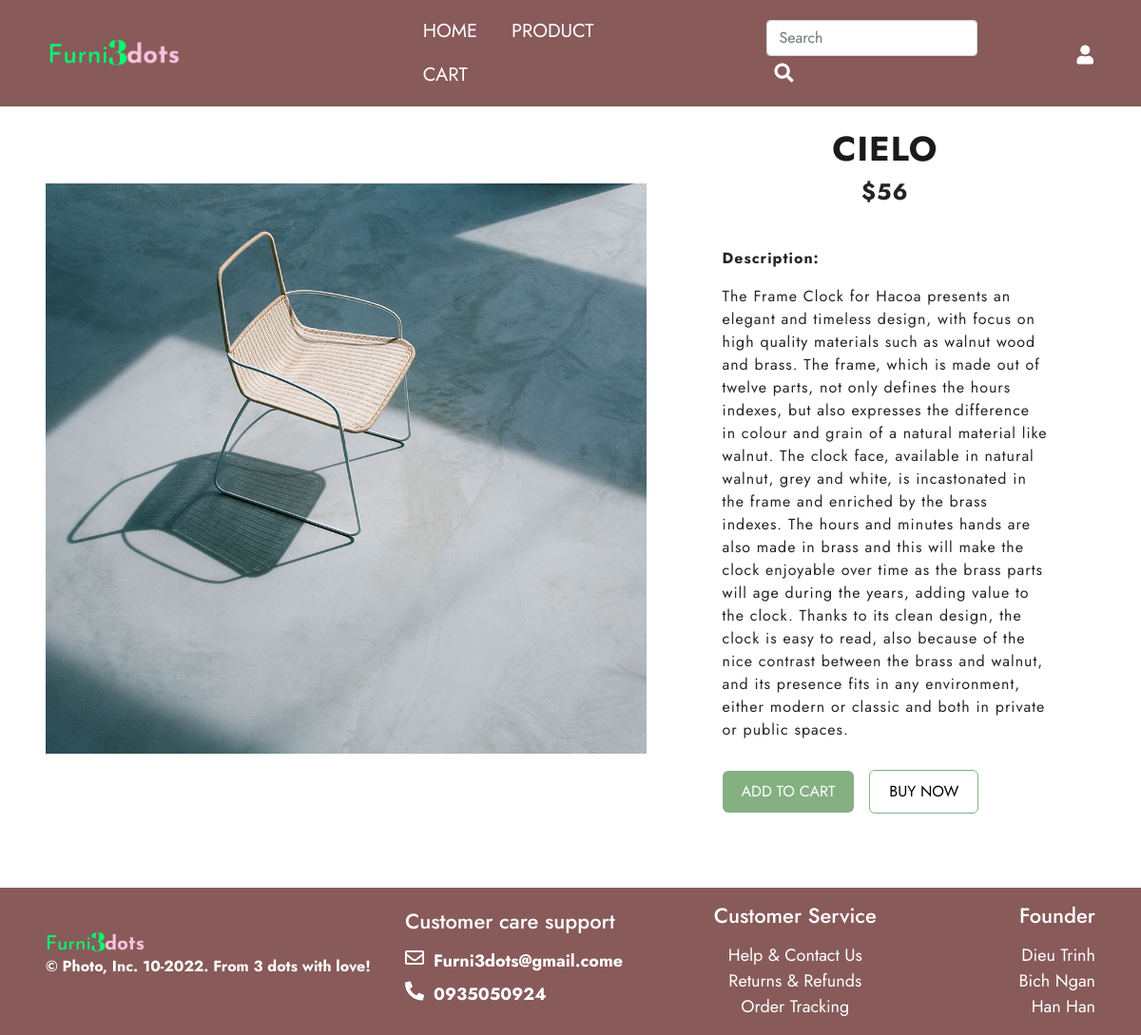
The page /Views/users/product.php?productid=3 on the database its author committed.
### tables this page shows
CREATE TABLE `tbl_products` (
  `pro_id` int(11) NOT NULL,
  `pro_name` varchar(100) NOT NULL,
  `pro_des` text NOT NULL,
  `price` int(11) NOT NULL,
  `pic` varchar(100) DEFAULT NULL,
  `cat_id` int(11) DEFAULT NULL,
  `status` int(11) NOT NULL
);

### Views/users/product.php (called while the page is built)
<?php
include($_SERVER['DOCUMENT_ROOT'] . "/do-an-web/do-an-web-php/Controllers/ProductController.php");
$controller = new ProductController();
$controller->invoke();

### Modules/db_module.php (called while the page is built, shortened)
<?php
function chayTruyVanTraVeDL($link, $q)
{
	$result = mysqli_query($link, $q);
	return $result;
}

### Models/ProductModel.php (called while the page is built, shortened)
<?php
require_once($_SERVER['DOCUMENT_ROOT'] . "/do-an-web/do-an-web-php/Classes/Product.php");
require_once($_SERVER['DOCUMENT_ROOT'] . "/do-an-web/do-an-web-php/Modules/db_module.php");
class ProductModel
{
    public function getProductList()
    {
        $link = null;
        $result = chayTruyVanTraVeDL($link, "SELECT * FROM tbl_products WHERE status = 0");
        $data = array();
        while ($rows = mysqli_fetch_assoc($result)) {
            $product = new Product($rows["pro_id"], $rows["pro_name"], $rows["pro_des"], $rows["price"], $rows["pic"], $rows["cat_id"], $rows["status"]);
            array_push($data, $product);
        }
        return $data;
    }
    public function getProduct($id)
    {
        $allproducts = $this->getProductList();
        foreach ($allproducts as $product)
            if ($product->getId() === $id)
                return $product;
        return null;
    }
}

### Classes/Product.php (called while the page is built, shortened)
<?php
class Product
{
    private $id;
    private $name;
    private $description;
    private $price;
    private $image;
    public function getId()
    {
        return $this->id;
    }
    public function getName()
    {
        return $this->name;
    }
    public function getDescription()
    {
        return $this->description;
    }
    public function getPrice()
    {
        return $this->price;
    }
    public function getImage()
    {
        return $this->image;
    }
    public function __construct($id, $name, $description, $price, $image, $idloaisp, $status)
    {
        $this->id = $id;
        $this->name = $name;
        $this->description = $description;
        $this->price = $price;
        $this->image = $image;
    }
}

### Views/users/viewproduct.php (the view, shortened to what this page needs)
<!DOCTYPE html>
<html lang="en">
<head>
    <link rel="stylesheet" href="../../Public/CSS/productdetail.css">
    <link rel="stylesheet" href="https://cdn.jsdelivr.net/npm/bootstrap@4.6.2/dist/css/bootstrap.min.css">
    <link rel="stylesheet" href="owlcarousel/assets/owl.carousel.min.css">
    <link rel="stylesheet" href="owlcarousel/assets/owl.theme.default.min.css">
    <link rel="stylesheet" href="https://cdnjs.cloudflare.com/ajax/libs/font-awesome/5.15.4/css/all.min.css" />
</head>
<body>
    <?php
    include($_SERVER['DOCUMENT_ROOT'] . "/do-an-web/do-an-web-php/Views/blocks/header.php");
    ?>
    <div class="container-fluid px-5 viewproduct">
        <form action="../../Controllers/CartController.php" method="post">
            <div class="row">
                <div class="col-7 left">
                    <?php
                    echo "<div class='item-img'>
                     <img src='../../Assets/img/" . $product->getImage() . "'>
                </div>"
                    ?>
                </div>
                <div class="col-5 right">
                    <div id='content_border'>
                        <?php
                        echo "<div class='name'><p id='pro_name'>" . $product->getName() . "</p></div>";
                        echo "<div class='price'><p>$" . $product->getPrice() . "</p></div></br>";
                        echo "<p>Description: </p>" . $product->getDescription() . "<br/>";
                        echo
                        "
                    <div>
                    <input type='hidden' name='id' value='" . $product->getId() . "'>
                    <input type='hidden' name='name' value='" . $product->getName() . "'>
                    <input type='hidden' name='price' value='" . $product->getPrice() . "'>
                    <input type='hidden' name='image' value='" . $product->getImage() . "'>
                    <input type='hidden' name='quantity' value='1'>
                    <button class='addtocart' type='submit' name='cartcontroller' value='addToCart'>ADD TO CART</button>
                    <button class='buynow' type='submit' name='cartcontroller' value='buyNow'>BUY NOW</button>
                    </div>
                    "
                        ?>
                    </div>
                </div>
            </div>
        </form>
    </div>
    <?php
    include($_SERVER['DOCUMENT_ROOT'] . "/do-an-web/do-an-web-php/Views/blocks/footer.php");
    ?>
</body>
</html>

### Public/CSS/productdetail.css (style rules this page uses)
* { box-sizing: border-box; margin: 0; padding: 0; font-family: "Jost", sans-serif; --bg-grey: #885a5a; --bg-green: #84b082; --bg-dark-green: #5d7565; }
.viewproduct { margin-top: 100px; }
#pro_name { display: inline-block; color: #1a1a1a; }
#content_border { padding: 30px 50px; letter-spacing: 1px; line-height: 1.5; }
.left .item-img { height: 600px; overflow: hidden; position: relative; }
.left .item-img img { width: 100%; height: 100%; object-fit: cover; object-position: center; }
button { margin-top: 50px; }
.addtocart { padding: 10px 20px; margin-top: 30px; border: none; border-radius: 6px; color: #fff; background: var(--bg-green); }
.buynow { margin-top: 30px; border-radius: 6px; padding: 10px 20px; margin-left: 10px; border: 1px solid var(--bg-green); background: none; }
.name { text-align: center; }
.name p { margin: 0; }
p { font-weight: 700; }
#pro_name { font-size: 36px; font-weight: 700; }
.price { font-size: 24px; text-align: center; }

### Public/CSS/header.css (style rules this page uses)
* { box-sizing: border-box; margin: 0; padding: 0; font-family: 'Jost', sans-serif; --bg-grey: #885a5a; --bg-green: #84b082; }
.container-fluid { padding: 0 !important; }

### Public/CSS/footer.css (style rules this page uses)
* { box-sizing: border-box; margin: 0; padding: 0; font-family: 'Jost', sans-serif; --bg-grey: #885a5a; --bg-green: #84b082; --bg-dark-green: #5d7565; }
.container-fluid { padding: 0 !important; }
.row { align-items: center; }

### rows shown on the page
tbl_products: pic (picture), pro_name "CIELO", price "56", pro_des "The Frame Clock for Hacoa presents an elegant and timeless design, with focus on high quality materials such as walnut wood and brass. The frame, which is made out of twelve parts, not only defines the hours indexes, but also expresses the difference in colour and grain of a natural material like walnut. The clock face, available in natural walnut, grey and white, is incastonated in the frame and enriched by the brass indexes. The hours and minutes hands are also made in brass and this will make the clock enjoyable over time as the brass parts will age during the years, adding value to the clock. Thanks to its clean design, the clock is easy to read, also because of the nice contrast…"
